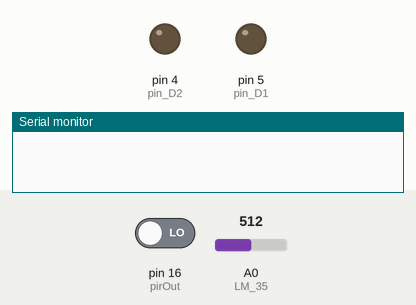
This sketch was run on a simulated Arduino Uno, built with avr-gcc and run on an emulated ATmega328P. Parts: output pins drawn as LEDs (lit = HIGH), the last lines printed to the serial monitor. The inputs (shaded band) are chosen by the test bench; at power-on: A0 (LM_35) = 512, pin 16 (pirOut) LOW.

Above: at 0.1 s.
At 5.1 s:
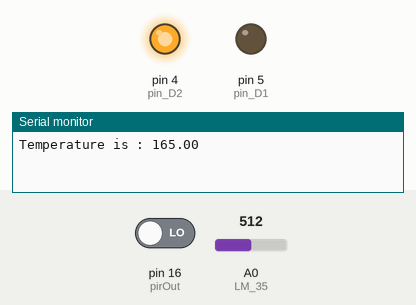
At 68.2 s:
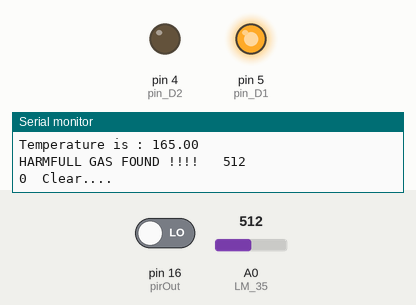
At 73.2 s:
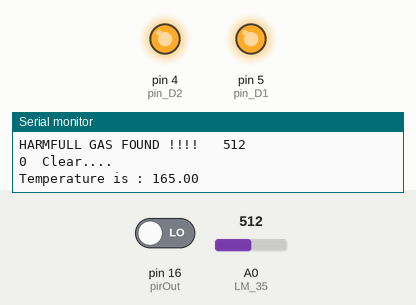
Timing chart, 0 to 74.7 s (numbered marks = the images above):
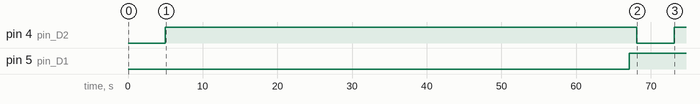

Measured:
- by itself, pin 4 (pin_D2): LOW → HIGH at 5.0 s, → LOW 63.1 s later, → HIGH 5.0 s later
- by itself, pin 5 (pin_D1): LOW → HIGH at 67.1 s

The sketch:

MQTT_to_Home_Assistant.ino
```cpp
int LM_35 = A0;
int input_val = 0;
float temp = 0;
int pin_D2 = 4;

int mq135 = A0;
int data = 0;
int pin_D5 = 14;

bool pirState ;
int pirOut = 16;
int pin_D1 = 5;

void setup() {
  Serial.begin(9600);

  pinMode(pin_D1, OUTPUT);
  pinMode(pin_D2, OUTPUT);
  pinMode(pin_D5, OUTPUT);
  pinMode(A0, INPUT);
  pinMode(pirOut, INPUT);
}

void loop() {

  digitalWrite(pin_D2,LOW);
  delay(5000);
  input_val = analogRead(LM_35);
  temp = (input_val / 1024.0) * 3300;
  float celsius = temp / 10;
  Serial.print("Temperature is : " );
  Serial.println(celsius);
  digitalWrite(pin_D2,HIGH);
  delay(1000);


  digitalWrite(pin_D5,LOW);
  delay(60000);
  data = analogRead(mq135);
  if (data > 500){
    Serial.print("HARMFULL GAS FOUND !!!!   ");
    Serial.println(data);
  }
  else
  {
     Serial.println("Air Quality : GOOD   ");
  }
  digitalWrite(pin_D5,HIGH);
  delay(100);


  digitalWrite(pin_D1,LOW);
  delay(1000);
  pirState = digitalRead(pirOut);
  Serial.print(pirState);
  if(pirState==1)
  {
    Serial.println("  Motion Detected !!!!");
    delay(5000);
  }
  else
  {
    Serial.println("  Clear....");
  }
  digitalWrite(pin_D1,HIGH);
  delay(1000);

}
```
